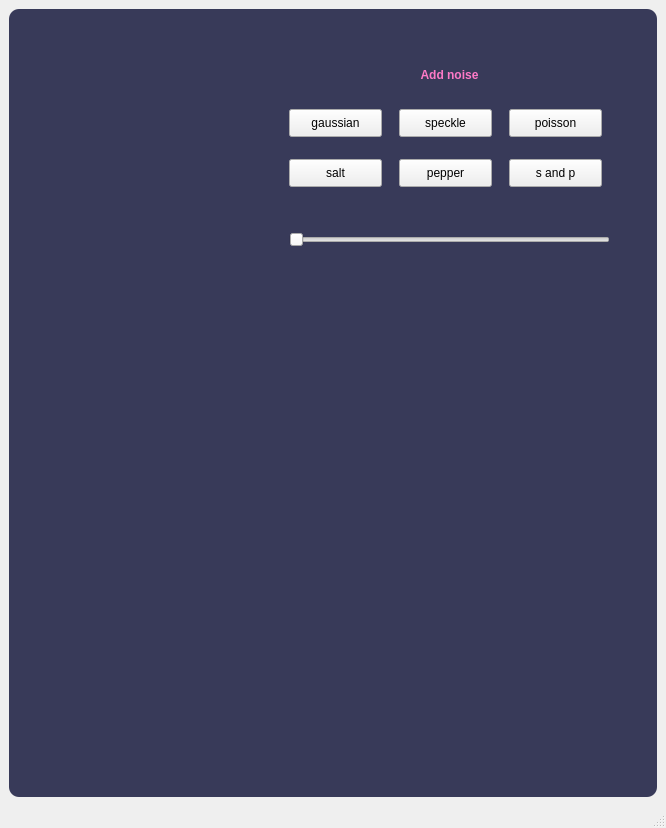
<?xml version="1.0" encoding="UTF-8"?>
<ui version="4.0">
 <class>NoiseWindow</class>
 <widget class="QMainWindow" name="NoiseWindow">
  <property name="geometry">
   <rect>
    <x>0</x>
    <y>0</y>
    <width>666</width>
    <height>828</height>
   </rect>
  </property>
  <property name="windowTitle">
   <string>MainWindow</string>
  </property>
  <widget class="QWidget" name="centralwidget">
   <layout class="QVBoxLayout" name="verticalLayout">
    <item>
     <widget class="QFrame" name="frame">
      <property name="font">
       <font>
        <weight>75</weight>
        <bold>true</bold>
       </font>
      </property>
      <property name="styleSheet">
       <string notr="true">QFrame {
	background-color: rgb(56,58,89);
	color:rgb(220,220,220);
	border-radius : 10px;
}</string>
      </property>
      <property name="frameShape">
       <enum>QFrame::StyledPanel</enum>
      </property>
      <property name="frameShadow">
       <enum>QFrame::Raised</enum>
      </property>
      <widget class="QLabel" name="label_original_image">
       <property name="geometry">
        <rect>
         <x>20</x>
         <y>10</y>
         <width>241</width>
         <height>201</height>
        </rect>
       </property>
       <property name="text">
        <string/>
       </property>
       <property name="pixmap">
        <pixmap>1.jpeg</pixmap>
       </property>
      </widget>
      <widget class="QLabel" name="label_desqription">
       <property name="geometry">
        <rect>
         <x>290</x>
         <y>40</y>
         <width>301</width>
         <height>51</height>
        </rect>
       </property>
       <property name="font">
        <font>
         <pointsize>9</pointsize>
         <weight>75</weight>
         <bold>true</bold>
        </font>
       </property>
       <property name="styleSheet">
        <string notr="true">color:rgb(254,121,199);</string>
       </property>
       <property name="text">
        <string>Add noise</string>
       </property>
       <property name="textFormat">
        <enum>Qt::PlainText</enum>
       </property>
       <property name="alignment">
        <set>Qt::AlignCenter</set>
       </property>
      </widget>
      <widget class="QLabel" name="label">
       <property name="geometry">
        <rect>
         <x>20</x>
         <y>240</y>
         <width>601</width>
         <height>511</height>
        </rect>
       </property>
       <property name="text">
        <string/>
       </property>
       <property name="pixmap">
        <pixmap>2.jpg</pixmap>
       </property>
      </widget>
      <widget class="QSlider" name="horizontalSlider">
       <property name="geometry">
        <rect>
         <x>280</x>
         <y>220</y>
         <width>321</width>
         <height>22</height>
        </rect>
       </property>
       <property name="minimum">
        <number>0</number>
       </property>
       <property name="maximum">
        <number>100</number>
       </property>
       <property name="pageStep">
        <number>15</number>
       </property>
       <property name="value">
        <number>0</number>
       </property>
       <property name="sliderPosition">
        <number>0</number>
       </property>
       <property name="orientation">
        <enum>Qt::Horizontal</enum>
       </property>
      </widget>
      <widget class="QPushButton" name="pushButton">
       <property name="geometry">
        <rect>
         <x>280</x>
         <y>100</y>
         <width>93</width>
         <height>28</height>
        </rect>
       </property>
       <property name="text">
        <string>gaussian</string>
       </property>
      </widget>
      <widget class="QPushButton" name="pushButton_2">
       <property name="geometry">
        <rect>
         <x>390</x>
         <y>100</y>
         <width>93</width>
         <height>28</height>
        </rect>
       </property>
       <property name="text">
        <string>speckle</string>
       </property>
      </widget>
      <widget class="QPushButton" name="pushButton_3">
       <property name="geometry">
        <rect>
         <x>500</x>
         <y>100</y>
         <width>93</width>
         <height>28</height>
        </rect>
       </property>
       <property name="text">
        <string>poisson</string>
       </property>
      </widget>
      <widget class="QPushButton" name="pushButton_4">
       <property name="geometry">
        <rect>
         <x>280</x>
         <y>150</y>
         <width>93</width>
         <height>28</height>
        </rect>
       </property>
       <property name="text">
        <string>salt</string>
       </property>
      </widget>
      <widget class="QPushButton" name="pushButton_5">
       <property name="geometry">
        <rect>
         <x>390</x>
         <y>150</y>
         <width>93</width>
         <height>28</height>
        </rect>
       </property>
       <property name="text">
        <string>pepper</string>
       </property>
      </widget>
      <widget class="QPushButton" name="pushButton_6">
       <property name="geometry">
        <rect>
         <x>500</x>
         <y>150</y>
         <width>93</width>
         <height>28</height>
        </rect>
       </property>
       <property name="text">
        <string>s and p</string>
       </property>
      </widget>
     </widget>
    </item>
   </layout>
  </widget>
  <widget class="QStatusBar" name="statusbar"/>
 </widget>
 <resources/>
 <connections/>
</ui>
